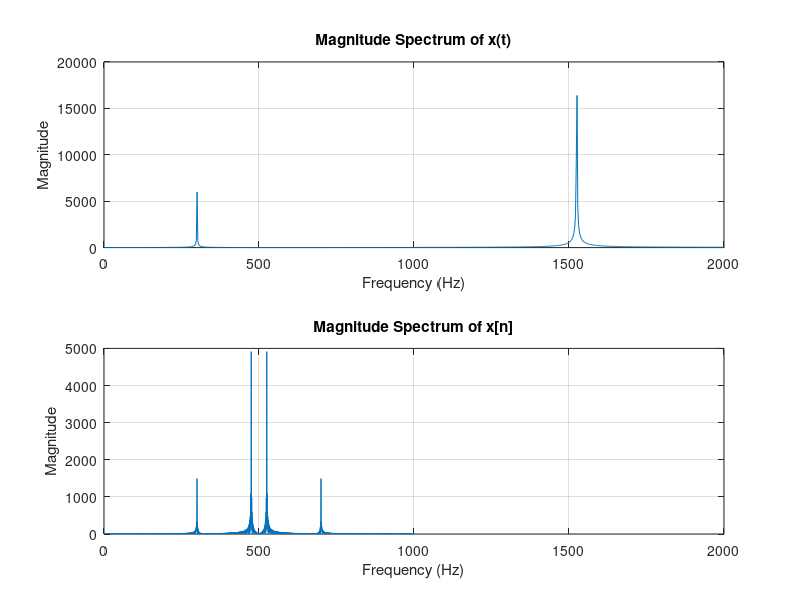

Write the MATLAB code that produced this figure.
% 清理环境
clear;
clc;

% 定义采样频率
fs = 1000;  % 采样频率为1000 Hz

% 定义信号频率
f1 = 300;   % 对应 600π rad/s 的频率为 300 Hz
f2 = 1525;  % 对应 3050π rad/s 的频率为 1525 Hz

% 1. 定义模拟信号在时间域内的函数
t = 0:1/(fs*10):1-1/(fs*10);  % 时间向量，采样率为 10*fs (高分辨率)
xt = 3*cos(2*pi*f1*t) + 10*cos(2*pi*f2*t);  % 模拟信号 x(t)

% 绘制模拟信号 x(t) 的幅度谱
figure;
subplot(2,1,1);
nfft = 4096; % 增加FFT点数提高频率分辨率
Xf = abs(fft(xt, nfft));
f = (0:nfft-1)*(fs*10/nfft);  % 频率轴
plot(f, Xf);
title('Magnitude Spectrum of x(t)');
xlabel('Frequency (Hz)');
ylabel('Magnitude');
xlim([0 2000]);  % 频率轴从 0 到 2000 Hz
grid on;

% 2. 对信号进行采样，得到 x[n]
n = 0:1/fs:1-1/fs;  % 采样时间向量
xn = 3*cos(2*pi*f1*n) + 10*cos(2*pi*f2*n);  % 采样信号 x[n]

% 计算并绘制采样信号 x[n] 的幅度谱
subplot(2,1,2);
Xf_sampled = abs(fft(xn, nfft));
f_sampled = (0:nfft-1)*(fs/nfft);  % 采样频率的频率轴
plot(f_sampled, Xf_sampled);
title('Magnitude Spectrum of x[n]');
xlabel('Frequency (Hz)');
ylabel('Magnitude');
xlim([0 2000]);  % 频率轴从 0 到 2000 Hz
grid on;

